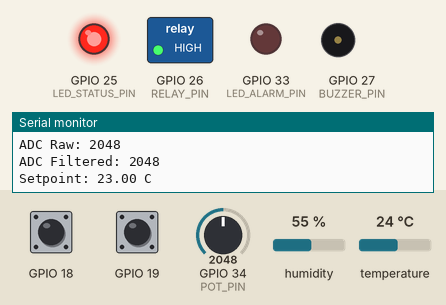
Recording of a program running on a simulated ESP32. Shown: switched loads named in the program (green lamp = pin HIGH), output pins drawn as LEDs (lit = HIGH), buzzer (waves = sounding), the last lines printed to the serial monitor. Inputs (shaded band) come from the test bench; at power-on: temperature 24 °C, GPIO 18 HIGH, GPIO 19 HIGH, GPIO 34 (POT_PIN) = 2048, humidity 55 %.

Above: at 1.2 s.
1.3 s: temperature set to 14.6 °C
7.2 s: temperature set to 13.4 °C
8.7 s: GPIO 18 pulled LOW for 0.3 s
At 9.6 s:
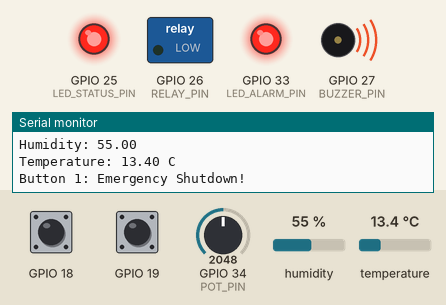
10.5 s: GPIO 19 pulled LOW for 0.3 s
At 10.9 s:
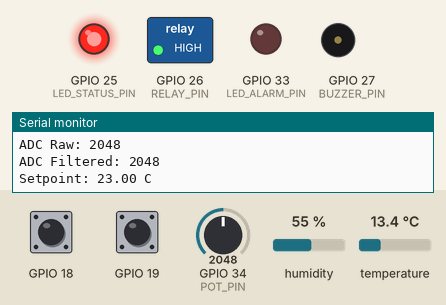
12.3 s: GPIO 18 pulled LOW for 1 s
At 13.4 s:
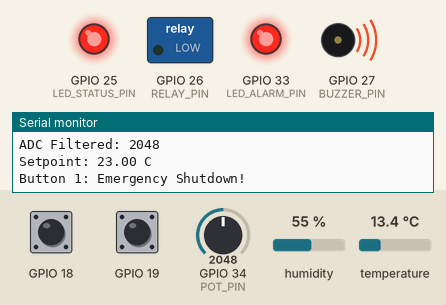
14.8 s: GPIO 19 pulled LOW for 1 s
At 15.3 s:
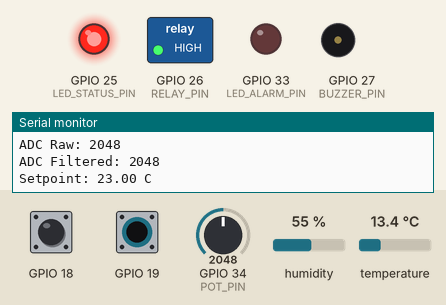
Timing chart, 0 to 17.8 s (numbered marks = the images above; inputs shaded):
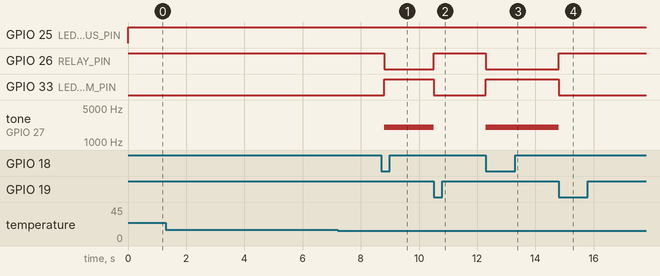

Measured:
- after the input at 8.7 s, GPIO 26 (RELAY_PIN): HIGH → LOW after 0.10 s; GPIO 33 (LED_ALARM_PIN): LOW → HIGH after 0.10 s; tone on GPIO 27 (BUZZER_PIN): silent → 2000 Hz after 0.10 s
- after the input at 10.5 s, GPIO 26 (RELAY_PIN): LOW → HIGH at once; GPIO 33 (LED_ALARM_PIN): HIGH → LOW at once; tone on GPIO 27 (BUZZER_PIN): 2000 Hz → silent at once
- after the input at 12.3 s, GPIO 26 (RELAY_PIN): HIGH → LOW at once; GPIO 33 (LED_ALARM_PIN): LOW → HIGH at once; tone on GPIO 27 (BUZZER_PIN): silent → 2000 Hz at once
- after the input at 14.8 s, GPIO 26 (RELAY_PIN): LOW → HIGH at once; GPIO 33 (LED_ALARM_PIN): HIGH → LOW at once; tone on GPIO 27 (BUZZER_PIN): 2000 Hz → silent at once

The program:

main.cpp
```cpp
#include "config.h"

DHT dht(DHTPIN, DHTTYPE);
SystemState_t systemState;
SemaphoreHandle_t stateMutex;

volatile bool button1Pressed = false;
volatile bool button2Pressed = false;
volatile unsigned long lastButton1Time = 0;
volatile unsigned long lastButton2Time = 0;

bool firstReading = true;

static bool ledState = false;

// Detects for any multiple attempts and only runs once
void IRAM_ATTR onButton1Press() {
    unsigned long now = millis();

    if (now - lastButton1Time > DEBOUNCE_MS) {
        button1Pressed = true;
        lastButton1Time = now;
    }
}

void IRAM_ATTR onButton2Press() {
        unsigned long now = millis();

    if (now - lastButton2Time > DEBOUNCE_MS) {
        button2Pressed = true;
        lastButton2Time = now;
    }
}


// reading whats set by the user via adc
int readRawADC() {
    int raw = analogRead(POT_PIN);  // reads 0-4095
    return raw;
}

int readADC(){
    int total = 0;
    int average = 0;

    for(int i =0; i < FILTER_SAMPLES; i++){
        total += analogRead(POT_PIN);
        vTaskDelay(pdMS_TO_TICKS(5));
    }

    average = total / FILTER_SAMPLES;
    return average;
}

float calibrateADC(int raw) {
    // converts raw ADC to temperature setpoint 16-30 degrees
    float calibrated = (raw / 4095.0) * (30.0 - 16.0) + 16.0;
    return calibrated;
}

void buttonTask(void *pvParameters){
    while(1){
        if(button1Pressed){
            button1Pressed = false;
            Serial.println("Button 1: Emergency Shutdown!");

            xSemaphoreTake(stateMutex, portMAX_DELAY);
            firstReading = true;
            systemState.failureCount = 0;
            systemState.alarmActive = true;
            systemState.systemShutdown = true;
            systemState.relayOn = false;
            xSemaphoreGive(stateMutex);

            digitalWrite(RELAY_PIN, LOW);
            ledcWriteTone(0, 2000);
            digitalWrite(LED_ALARM_PIN, HIGH);
        }

        if(button2Pressed){
            button2Pressed = false;
            Serial.println("Button 2: System Reset!");

            xSemaphoreTake(stateMutex, portMAX_DELAY);
            firstReading = true;
            systemState.failureCount = 0;
            systemState.alarmActive = false;
            systemState.systemShutdown = false;
            systemState.relayOn = true;
            xSemaphoreGive(stateMutex);

            digitalWrite(RELAY_PIN, HIGH);
            ledcWriteTone(0, 0);
            digitalWrite(LED_ALARM_PIN, LOW);
        }

        vTaskDelay(pdMS_TO_TICKS(100));
    }
}

void safetyTask(void *pvParameters){
    esp_task_wdt_add(NULL);
    while(1) {
        if(xSemaphoreTake(stateMutex, pdMS_TO_TICKS(100)) == pdTRUE){

            if(systemState.systemShutdown){
                xSemaphoreGive(stateMutex);
                esp_task_wdt_reset();
                vTaskDelay(pdMS_TO_TICKS(500));
                continue;
            }

            float temp = systemState.temperature;
            xSemaphoreGive(stateMutex);

            if(temp > OVERHEAT_THRESHOLD){

                digitalWrite(RELAY_PIN, LOW); // Turn off our RELAY
                digitalWrite(LED_ALARM_PIN, HIGH); // Turn on our alarmss
                ledcWriteTone(0, 2000); // THIS MAKES A WARNING NOISE

                xSemaphoreTake(stateMutex, portMAX_DELAY);
                systemState.relayOn = false;
                systemState.alarmActive = true;
                xSemaphoreGive(stateMutex);

                Serial.println("WARNING: Overheating detected");
            }
            else{
                ledcWriteTone(0, 0); // Turns off Our ALARM
                digitalWrite(RELAY_PIN, HIGH); // Turn on our RELAY
                digitalWrite(LED_ALARM_PIN, LOW); // Turn off our LED alarmss

                xSemaphoreTake(stateMutex, portMAX_DELAY);
                if(!systemState.systemShutdown){systemState.relayOn = true;}
                systemState.alarmActive = false;
                xSemaphoreGive(stateMutex);
            }

            xSemaphoreTake(stateMutex, portMAX_DELAY);
            if(systemState.alarmActive || systemState.systemShutdown){
                // alarm or shutdown - LED OFF
                digitalWrite(LED_STATUS_PIN, LOW);

            } else if(systemState.relayOn){
                // relay on, normal operation SOLID COLOUR
                digitalWrite(LED_STATUS_PIN, HIGH);

            } else {
                // relay manually switched off - START BLINKING
                ledState = !ledState;
                digitalWrite(LED_STATUS_PIN, ledState);
            }
            xSemaphoreGive(stateMutex);

        }
        esp_task_wdt_reset();
        vTaskDelay(pdMS_TO_TICKS(500));
    }
}

void sensorTask(void *pvParameters) {

    while(1) {

        xSemaphoreTake(stateMutex, portMAX_DELAY);
        bool isShutdown = systemState.systemShutdown;
        xSemaphoreGive(stateMutex);

        if(isShutdown){
            vTaskDelay(pdMS_TO_TICKS(500));
            continue;
        }

        Serial.println("Reading sensor...");

        float temperature, humidity;
        xSemaphoreTake(stateMutex, portMAX_DELAY); //locking so one thread can access our data

        systemState.lastTemperature = systemState.temperature;

        systemState.humidity = dht.readHumidity();
        systemState.temperature = dht.readTemperature();

        if(firstReading){
            systemState.lastTemperature = systemState.temperature;
            firstReading = false;
        }


        // check for failed reading
        if (isnan(systemState.temperature) || isnan(systemState.humidity)) {
            systemState.failureCount++;
            Serial.println("ERROR: Sensor read failed!");

            // check if too many failures
            if (systemState.failureCount >= MAX_FAILURE) {
                Serial.println("CRITICAL: Too many failures - shutting down!");
                digitalWrite(RELAY_PIN, LOW);
                systemState.relayOn = false;
                systemState.systemShutdown = true;
                systemState.alarmActive = true;
                xSemaphoreGive(stateMutex);
                ledcWriteTone(0, 2000);
                digitalWrite(LED_ALARM_PIN, HIGH);
                continue;
            }

            xSemaphoreGive(stateMutex);
            vTaskDelay(pdMS_TO_TICKS(2000));
            continue;
        }

        // Anomoly detection
        if (abs(systemState.lastTemperature - systemState.temperature) > 10 )
        {
            Serial.println("WARNING: Anomoly detected - Rejecting sensor reading");
            systemState.temperature = systemState.lastTemperature;
            systemState.failureCount++;

            if(systemState.failureCount >= MAX_FAILURE){
                Serial.println("CRITICAL: Too many anomalies - shutting down!");
                digitalWrite(RELAY_PIN, LOW);
                systemState.relayOn = false;
                systemState.systemShutdown = true;
                systemState.alarmActive = true;
                ledcWriteTone(0, 2000);
                digitalWrite(LED_ALARM_PIN, HIGH);
                xSemaphoreGive(stateMutex);
                vTaskDelay(pdMS_TO_TICKS(2000));
                continue;
            }
        }
        else{
            systemState.failureCount = 0;
        }

        xSemaphoreGive(stateMutex); // unlocking

        Serial.print("Humidity: ");
        Serial.println(systemState.humidity);

        Serial.print("Temperature: ");
        Serial.print(systemState.temperature);
        Serial.println(" C");

        vTaskDelay(pdMS_TO_TICKS(2000));
    }
}

void adcTask(void *pvParameters) {
    while(1) {

        xSemaphoreTake(stateMutex, portMAX_DELAY);
        bool isShutdown = systemState.systemShutdown;
        xSemaphoreGive(stateMutex);

        if(isShutdown){
            vTaskDelay(pdMS_TO_TICKS(500));
            continue;
        }

        xSemaphoreTake(stateMutex, portMAX_DELAY);
        systemState.adcRaw = readRawADC();
        systemState.adcFiltered = readADC();
        systemState.setpoint = calibrateADC(systemState.adcFiltered);
        xSemaphoreGive(stateMutex);

        Serial.print("ADC Raw: ");
        Serial.println(systemState.adcRaw);
        Serial.print("ADC Filtered: ");
        Serial.println(systemState.adcFiltered);


        Serial.print("Setpoint: ");
        Serial.print(systemState.setpoint);
        Serial.println(" C");

        vTaskDelay(pdMS_TO_TICKS(1500));
    }
}

void setup() {
    stateMutex = xSemaphoreCreateMutex();
    Serial.begin(115200);
    dht.begin();

    pinMode(RELAY_PIN, OUTPUT);
    pinMode(BUZZER_PIN, OUTPUT);
    pinMode(LED_ALARM_PIN, OUTPUT);
    pinMode(LED_STATUS_PIN, OUTPUT);
    pinMode(18, INPUT_PULLUP);
    pinMode(19, INPUT_PULLUP);

    ledcSetup(0, 2000, 8);
    ledcAttachPin(BUZZER_PIN, 0);    // attach pin to channel 0

    systemState.systemShutdown = false;
    systemState.relayOn = true;
    systemState.alarmActive = false;
    systemState.failureCount = 0;

    esp_task_wdt_init(10, true);

    attachInterrupt(digitalPinToInterrupt(18), onButton1Press, FALLING);
    attachInterrupt(digitalPinToInterrupt(19), onButton2Press, FALLING);

    xTaskCreate(buttonTask, "Buttons", 2048, NULL, 2, NULL);
    xTaskCreate(safetyTask, "Safety", 2048, NULL, 3, NULL);
    xTaskCreate(sensorTask, "Sensor", 2048, NULL, 2, NULL); // SENSOR TASKS
    xTaskCreate(adcTask, "ADC", 2048, NULL, 2, NULL); // TASKS
}

void loop() {
    // leave empty - FreeRTOS handles everything
}
```

config.h
```cpp
#ifndef CONFIG_H
#define CONFIG_H

#include <stdio.h>
#include "freertos/FreeRTOS.h"
#include "freertos/task.h"
#include "freertos/semphr.h"
#include "esp_task_wdt.h"
#include "DHT.h"

#define DHTTYPE DHT22
#define DHTPIN 16
#define POT_PIN 34
#define RELAY_PIN 26
#define BUZZER_PIN 27
#define LED_ALARM_PIN 33
#define LED_STATUS_PIN 25
#define OVERHEAT_THRESHOLD 35.0
#define DEBOUNCE_MS 300
#define MAX_FAILURE 3
#define FILTER_SAMPLES 5

typedef struct {
    float temperature;
    float humidity;
    int adcFiltered;
    int adcRaw;
    float setpoint;
    bool relayOn;
    bool alarmActive;
    bool systemShutdown;
    int failureCount;
    float lastTemperature;
} SystemState_t;

// just declarations - defined in main.cpp
extern SystemState_t systemState;
extern SemaphoreHandle_t stateMutex;
extern bool firstReading;
extern DHT dht;

#endif
```
